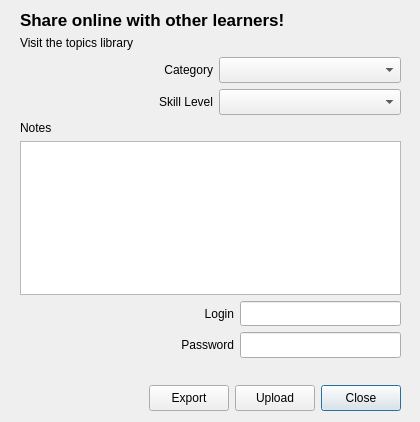
<?xml version="1.0" encoding="UTF-8"?>
<ui version="4.0">
 <class>Share</class>
 <widget class="QDialog" name="Share">
  <property name="geometry">
   <rect>
    <x>0</x>
    <y>0</y>
    <width>420</width>
    <height>422</height>
   </rect>
  </property>
  <property name="minimumSize">
   <size>
    <width>420</width>
    <height>422</height>
   </size>
  </property>
  <property name="maximumSize">
   <size>
    <width>420</width>
    <height>422</height>
   </size>
  </property>
  <property name="windowTitle">
   <string>Share</string>
  </property>
  <property name="windowIcon">
   <iconset resource="../res.qrc">
    <normaloff>:/images/idiomind.png</normaloff>:/images/idiomind.png</iconset>
  </property>
  <widget class="QWidget" name="">
   <property name="geometry">
    <rect>
     <x>20</x>
     <y>10</y>
     <width>381</width>
     <height>401</height>
    </rect>
   </property>
   <layout class="QVBoxLayout" name="verticalLayout_3">
    <item>
     <layout class="QVBoxLayout" name="verticalLayout">
      <item>
       <widget class="QLabel" name="label_title">
        <property name="font">
         <font>
          <pointsize>13</pointsize>
          <weight>75</weight>
          <bold>true</bold>
         </font>
        </property>
        <property name="text">
         <string>Share online with other learners!</string>
        </property>
       </widget>
      </item>
      <item>
       <widget class="QLabel" name="label_link_library">
        <property name="text">
         <string>Visit the topics library</string>
        </property>
        <property name="openExternalLinks">
         <bool>true</bool>
        </property>
       </widget>
      </item>
     </layout>
    </item>
    <item>
     <spacer name="verticalSpacer_2">
      <property name="orientation">
       <enum>Qt::Vertical</enum>
      </property>
      <property name="sizeHint" stdset="0">
       <size>
        <width>20</width>
        <height>40</height>
       </size>
      </property>
     </spacer>
    </item>
    <item>
     <layout class="QGridLayout" name="gridLayout">
      <item row="0" column="1">
       <widget class="QLabel" name="label_category">
        <property name="text">
         <string>Category</string>
        </property>
        <property name="alignment">
         <set>Qt::AlignRight|Qt::AlignTrailing|Qt::AlignVCenter</set>
        </property>
       </widget>
      </item>
      <item row="0" column="2">
       <widget class="QComboBox" name="comboBox_category">
        <property name="minimumSize">
         <size>
          <width>0</width>
          <height>26</height>
         </size>
        </property>
       </widget>
      </item>
      <item row="1" column="1">
       <widget class="QLabel" name="label_skill">
        <property name="text">
         <string>Skill Level</string>
        </property>
        <property name="alignment">
         <set>Qt::AlignRight|Qt::AlignTrailing|Qt::AlignVCenter</set>
        </property>
       </widget>
      </item>
      <item row="1" column="2">
       <widget class="QComboBox" name="comboBox_skill">
        <property name="minimumSize">
         <size>
          <width>0</width>
          <height>26</height>
         </size>
        </property>
       </widget>
      </item>
      <item row="0" column="0">
       <spacer name="horizontalSpacer_3">
        <property name="orientation">
         <enum>Qt::Horizontal</enum>
        </property>
        <property name="sizeType">
         <enum>QSizePolicy::Minimum</enum>
        </property>
        <property name="sizeHint" stdset="0">
         <size>
          <width>10</width>
          <height>20</height>
         </size>
        </property>
       </spacer>
      </item>
     </layout>
    </item>
    <item>
     <layout class="QVBoxLayout" name="verticalLayout_2">
      <item>
       <widget class="QLabel" name="label">
        <property name="text">
         <string>Notes</string>
        </property>
       </widget>
      </item>
      <item>
       <widget class="QTextEdit" name="textEdit_notes"/>
      </item>
     </layout>
    </item>
    <item>
     <layout class="QGridLayout" name="gridLayout_2">
      <item row="0" column="1">
       <widget class="QLabel" name="label_login">
        <property name="text">
         <string>Login</string>
        </property>
        <property name="alignment">
         <set>Qt::AlignRight|Qt::AlignTrailing|Qt::AlignVCenter</set>
        </property>
       </widget>
      </item>
      <item row="0" column="2">
       <widget class="QLineEdit" name="lineEdit_login">
        <property name="minimumSize">
         <size>
          <width>0</width>
          <height>25</height>
         </size>
        </property>
       </widget>
      </item>
      <item row="1" column="1">
       <widget class="QLabel" name="label_pass">
        <property name="text">
         <string>Password</string>
        </property>
        <property name="alignment">
         <set>Qt::AlignRight|Qt::AlignTrailing|Qt::AlignVCenter</set>
        </property>
       </widget>
      </item>
      <item row="1" column="2">
       <widget class="QLineEdit" name="lineEdit_pass">
        <property name="minimumSize">
         <size>
          <width>0</width>
          <height>26</height>
         </size>
        </property>
       </widget>
      </item>
      <item row="0" column="0">
       <spacer name="horizontalSpacer_2">
        <property name="orientation">
         <enum>Qt::Horizontal</enum>
        </property>
        <property name="sizeHint" stdset="0">
         <size>
          <width>40</width>
          <height>20</height>
         </size>
        </property>
       </spacer>
      </item>
      <item row="2" column="1">
       <spacer name="verticalSpacer">
        <property name="orientation">
         <enum>Qt::Vertical</enum>
        </property>
        <property name="sizeHint" stdset="0">
         <size>
          <width>20</width>
          <height>60</height>
         </size>
        </property>
       </spacer>
      </item>
     </layout>
    </item>
    <item>
     <layout class="QHBoxLayout" name="horizontalLayout">
      <item>
       <spacer name="horizontalSpacer">
        <property name="orientation">
         <enum>Qt::Horizontal</enum>
        </property>
        <property name="sizeHint" stdset="0">
         <size>
          <width>40</width>
          <height>20</height>
         </size>
        </property>
       </spacer>
      </item>
      <item>
       <widget class="QPushButton" name="pushButton_export">
        <property name="minimumSize">
         <size>
          <width>0</width>
          <height>26</height>
         </size>
        </property>
        <property name="text">
         <string>Export</string>
        </property>
       </widget>
      </item>
      <item>
       <widget class="QPushButton" name="pushButton_upload">
        <property name="minimumSize">
         <size>
          <width>0</width>
          <height>26</height>
         </size>
        </property>
        <property name="text">
         <string>Upload</string>
        </property>
       </widget>
      </item>
      <item>
       <widget class="QPushButton" name="pushButton_close">
        <property name="minimumSize">
         <size>
          <width>0</width>
          <height>26</height>
         </size>
        </property>
        <property name="text">
         <string>Close</string>
        </property>
        <property name="default">
         <bool>true</bool>
        </property>
       </widget>
      </item>
     </layout>
    </item>
   </layout>
  </widget>
 </widget>
 <resources>
  <include location="../res.qrc"/>
 </resources>
 <connections/>
</ui>
